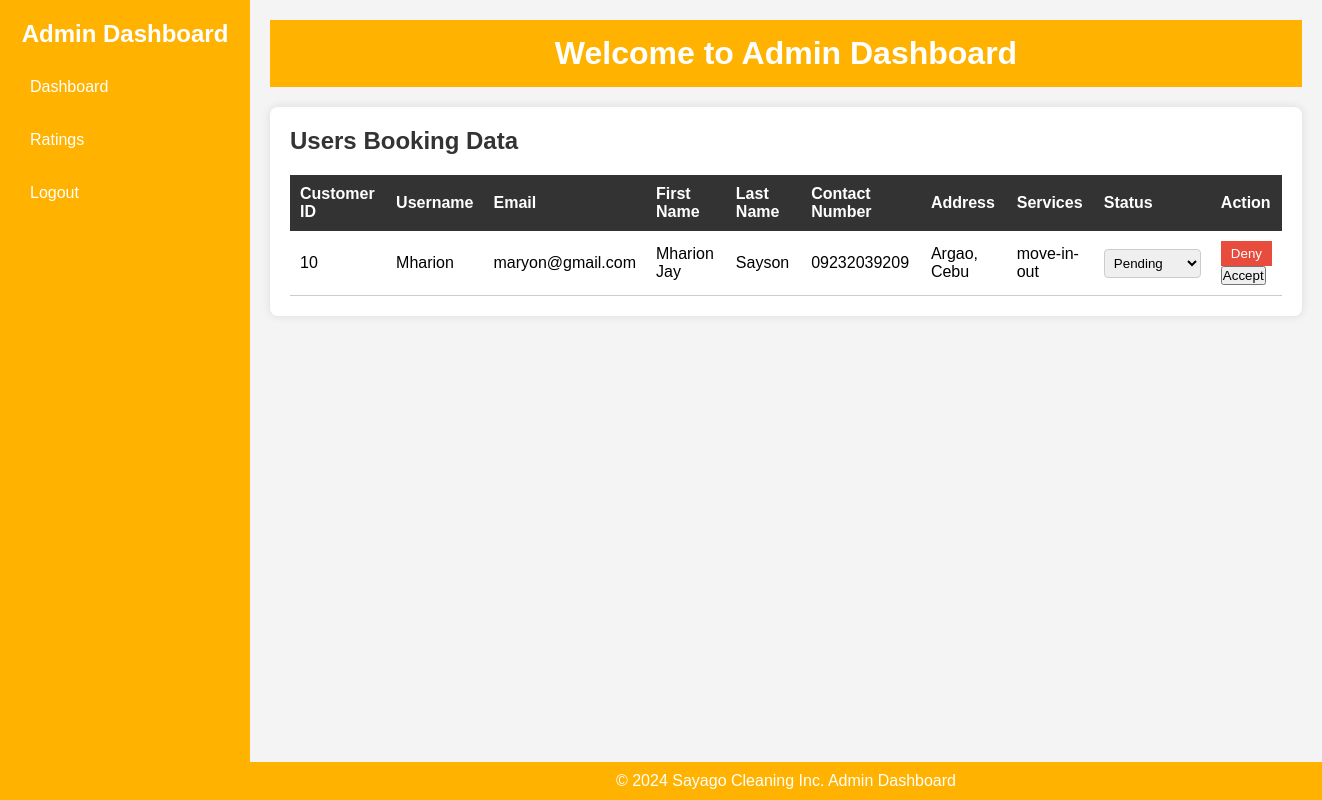
/admin_dashboard/, run on the app's committed database.
### cleaning/models.py (models this page shows, shortened)
class Booking(models.Model):
    booking_id = models.AutoField(primary_key=True, editable=False)
    CLEANING_CHOICES = [
    ('residential', 'Residential Cleaning'),
    ('commercial', 'Commercial Cleaning'),
    ('deep-cleaning', 'Deep Cleaning'),
    ('move-in-out', 'Move-in/Move-out Cleaning'),
    ('carpet-cleaning', 'Carpet Cleaning'),
    ('upholstery-cleaning', 'Upholstery Cleaning'),
    ('window-cleaning', 'Window Cleaning'),
    ('eco-friendly', 'Eco-friendly Green Cleaning'),
    ]
    PENDING = 'pending'
    CONFIRMED = 'confirmed'
    COMPLETED = 'completed'
    STATUS_CHOICES = [
        (CONFIRMED, 'Confirmed'),
        (PENDING, 'Pending'),
        (COMPLETED, 'Completed'),
    ]
    user = models.ForeignKey(User, on_delete=models.CASCADE)
    cleaning_service = models.CharField(max_length=20, choices=CLEANING_CHOICES)
    first_name = models.CharField(max_length=100)
    last_name = models.CharField(max_length=100, default='Unknown')
    contact_number = models.CharField(max_length=15)
    address = models.TextField()
    additional_info = models.TextField(blank=True, null=True)
    status = models.CharField(max_length=20, choices=STATUS_CHOICES, default=PENDING)
    created_at = models.DateTimeField(auto_now_add=True)

### cleaning/views.py (the view)
# urls.py: path('admin_dashboard/', views.admin_dashboard, name='ad_dashboard'),
def admin_dashboard(request):
    bookings = Booking.objects.all() # Fetch all bookings for admin dashboard
    return render(request, 'cleaning/admin_dashboard.html', {'bookings': bookings})

### cleaning/templates/cleaning/admin_dashboard.html (shortened to what this page needs)
<!DOCTYPE html>
<html lang="en">
<head>
    {% load static %}
    <link rel="stylesheet" href="{% static 'styles/admin.css' %}?100">
</head>
<body>
    <div class="admin-container">
        <aside class="sidebar">
            <h2>Admin Dashboard</h2>
            <nav>
                <ul>
                    <li><a href="{% url 'ad_dashboard' %}">Dashboard</a></li>
                    <li><a href="{% url 'ratings' %}">Ratings</a></li>
                    <li><a href="{% url 'owner_login' %}">Logout</a></li>
                </ul>
            </nav>
        </aside>
        <div class="main-content">
            <header>
                <h1>Welcome to Admin Dashboard</h1>
            </header>
            <main>
                <section class="admin-panel">
                    <h2>Users Booking Data</h2>
                    <table class="user-table">
                        <thead>
                            <tr>
                                <th>Customer ID</th>
                                <th>Username</th>
                                <th>Email</th>
                                <th>First Name</th>
                                <th>Last Name</th>
                                <th>Contact Number</th>
                                <th>Address</th>
                                <th>Services</th>
                                <th>Status</th>
                                <th>Action</th>
                            </tr>
                        </thead>
                        <tbody>
                            {% if bookings %}
                                {% for booking in bookings %}
                                <tr>
                                    <td>{{ booking.user.id }}</td>
                                    <td>{{ booking.user.username }}</td>
                                    <td>{{ booking.user.email }}</td>
                                    <td>{{ booking.first_name }}</td>
                                    <td>{{ booking.last_name }}</td>
                                    <td>{{ booking.contact_number }}</td>
                                    <td>{{ booking.address }}</td>
                                    <td>{{ booking.cleaning_service }}</td>
                                    <td>
                                        <form method="POST" action="{% url 'update_booking_status' booking.booking_id %}">
                                            <select name="status" onchange="this.form.submit()">
                                                <option value="pending" {% if booking.status == 'pending' %}selected{% endif %}>Pending</option>
                                            </select>
                                        </form>
                                    </td>
                                    <td>
                                        <form method="POST" action="{% url 'deny_booking' booking.booking_id %}" class="action-form">
                                            <button type="submit" class="action-btn delete-btn">Deny</button>
                                        </form>
                                        <form method="POST" action="{% url 'accept_booking' booking.booking_id %}" class="action-form">
                                            <button type="submit" class="action-btn accept-btn">Accept</button>
                                        </form>
                                    </td>
                                </tr>
                                {% endfor %}
                            {% else %}
                                <tr>
                                    <td colspan="10">No bookings found.</td>
                                </tr>
                            {% endif %}
                        </tbody>
                    </table>
                </section>
            </main>
        </div>
    </div>
    <footer>
        <p>&copy; 2024 Sayago Cleaning Inc. Admin Dashboard</p>
    </footer>
</body>
</html>

### cleaning/static/styles/admin.css (style rules this page uses)
* { margin: 0; padding: 0; box-sizing: border-box; font-family: Arial, sans-serif; }
.admin-container { display: flex; min-height: 100vh; background-color: #f4f4f4; }
.sidebar { width: 250px; background-color: #FFB300; color: #fff; padding: 20px; position: fixed; height: 100%; }
.sidebar h2 { margin-bottom: 20px; text-align: center; }
.sidebar nav ul { list-style: none; padding: 0; }
.sidebar nav ul li { margin-bottom: 15px; }
.sidebar nav ul li a { color: #fff; text-decoration: none; font-size: 16px; display: block; padding: 10px; border-radius: 4px; transition: background-color 0.3s ease; }
.main-content { flex-grow: 1; margin-left: 250px; padding: 20px; }
.main-content header { background-color: #FFB300; color: white; padding: 15px; margin-bottom: 20px; text-align: center; }
.admin-panel { background-color: #fff; padding: 20px; border-radius: 8px; box-shadow: 0 0 10px rgba(0, 0, 0, 0.1); }
.admin-panel h2 { margin-bottom: 20px; color: #333; }
.user-table { width: 100%; border-collapse: collapse; }
.user-table thead { background-color: #333; color: #fff; }
.user-table thead th { padding: 10px; text-align: left; }
.user-table tbody td { padding: 10px; border-bottom: 1px solid #ccc; }
.delete-btn, .edit-btn { padding: 5px 10px; border: none; color: #fff; cursor: pointer; }
.delete-btn { background-color: #e74c3c; }
.user-table select { padding: 5px; border: 1px solid #ccc; border-radius: 4px; }
footer { text-align: center; padding: 10px; background-color: #FFB300; color: #fff; position: fixed; width: calc(100% - 250px); bottom: 0; left: 250px; }

### data on the page
Booking: user.id "10", user.username "Mharion", user.email "maryon@gmail.com", first_name "Mharion Jay", last_name "Sayson", contact_number "09232039209", address "Argao, Cebu", cleaning_service "move-in-out"
